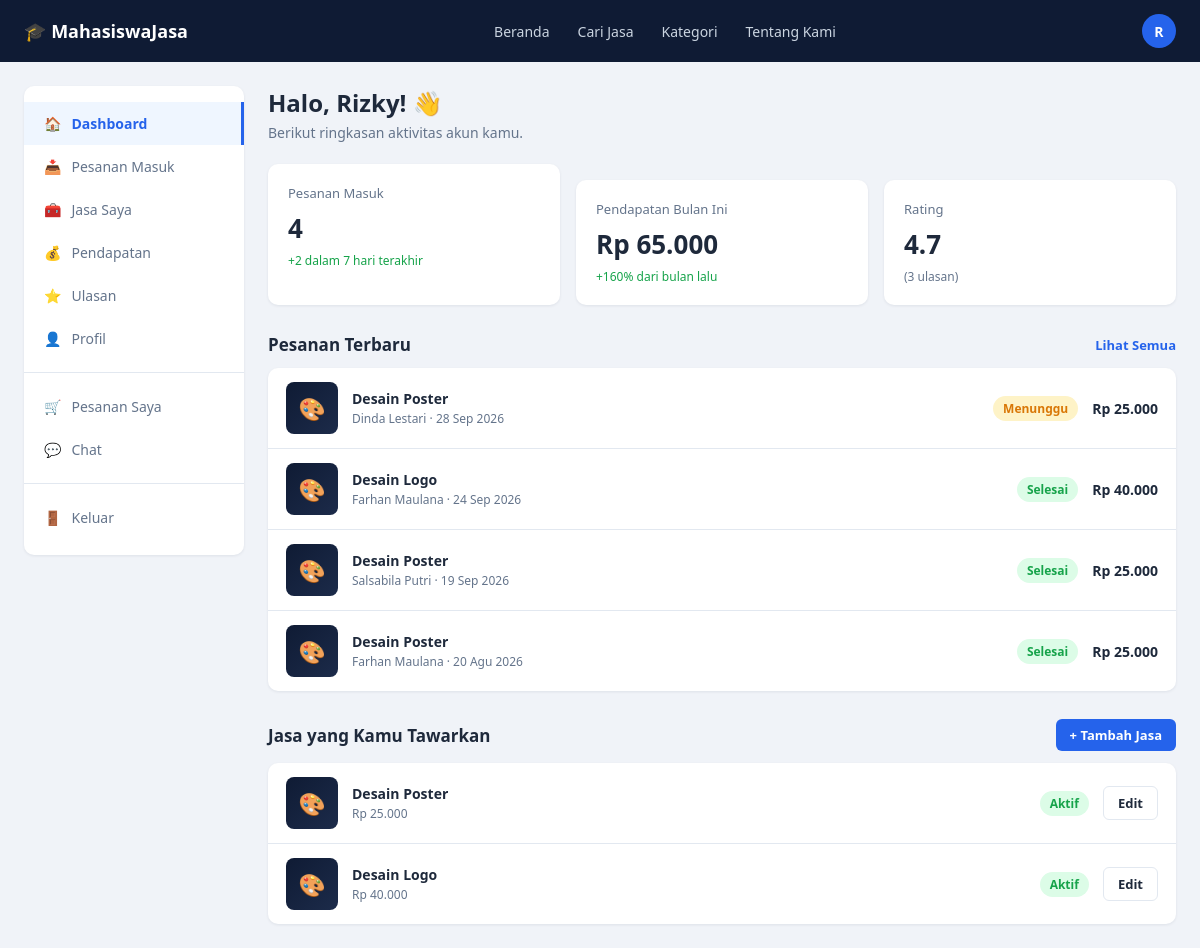
/pages/dashboard.php (signed in), run on the app's committed database.
### tables this page shows
CREATE TABLE users (
    id INT AUTO_INCREMENT PRIMARY KEY,
    nama_lengkap VARCHAR(150) NOT NULL,
    email VARCHAR(150) NOT NULL UNIQUE,
    password VARCHAR(255) NOT NULL,            
    no_hp VARCHAR(20) DEFAULT NULL,
    universitas VARCHAR(150) DEFAULT NULL,
    prodi VARCHAR(150) DEFAULT NULL,
    deskripsi TEXT DEFAULT NULL,
    foto_profil VARCHAR(255) DEFAULT NULL,
    is_provider TINYINT(1) DEFAULT 0,           
    status VARCHAR(20) DEFAULT 'aktif',         
    created_at TIMESTAMP DEFAULT CURRENT_TIMESTAMP,
    updated_at TIMESTAMP DEFAULT CURRENT_TIMESTAMP ON UPDATE CURRENT_TIMESTAMP
);

CREATE TABLE pesanan (
    id INT AUTO_INCREMENT PRIMARY KEY,
    kode_pesanan VARCHAR(30) NOT NULL UNIQUE,
    jasa_id INT NOT NULL,
    buyer_id INT NOT NULL,                      
    provider_id INT NOT NULL,                   
    jumlah INT DEFAULT 1,
    catatan TEXT DEFAULT NULL,
    total_harga DECIMAL(12,2) NOT NULL,
    metode_pembayaran ENUM('transfer_bank','e_wallet','qris') DEFAULT 'transfer_bank',
    status_pembayaran ENUM('menunggu','dibayar','gagal') DEFAULT 'menunggu',
    status_pesanan ENUM('menunggu','diproses','selesai','dibatalkan') DEFAULT 'menunggu',
    created_at TIMESTAMP DEFAULT CURRENT_TIMESTAMP,
    updated_at TIMESTAMP DEFAULT CURRENT_TIMESTAMP ON UPDATE CURRENT_TIMESTAMP,
    FOREIGN KEY (jasa_id) REFERENCES jasa(id),
    FOREIGN KEY (buyer_id) REFERENCES users(id),
    FOREIGN KEY (provider_id) REFERENCES users(id)
);

CREATE TABLE jasa (
    id INT AUTO_INCREMENT PRIMARY KEY,
    user_id INT NOT NULL,                       
    kategori_id INT NOT NULL,
    judul VARCHAR(150) NOT NULL,
    deskripsi TEXT NOT NULL,
    harga DECIMAL(12,2) NOT NULL,
    estimasi_pengerjaan VARCHAR(50) DEFAULT NULL,    
    jumlah_revisi INT DEFAULT 0,
    format_file VARCHAR(100) DEFAULT NULL,           
    tipe_jasa ENUM('online','offline') DEFAULT 'online',
    thumbnail VARCHAR(255) DEFAULT NULL,
    status ENUM('aktif','nonaktif') DEFAULT 'aktif',
    created_at TIMESTAMP DEFAULT CURRENT_TIMESTAMP,
    updated_at TIMESTAMP DEFAULT CURRENT_TIMESTAMP ON UPDATE CURRENT_TIMESTAMP,
    FOREIGN KEY (user_id) REFERENCES users(id) ON DELETE CASCADE,
    FOREIGN KEY (kategori_id) REFERENCES kategori(id)
);

CREATE TABLE kategori (
    id INT AUTO_INCREMENT PRIMARY KEY,
    nama_kategori VARCHAR(100) NOT NULL,
    icon VARCHAR(50) DEFAULT NULL,              
    slug VARCHAR(100) NOT NULL UNIQUE
);

### includes/auth_functions.php (called while the page is built, shortened)
<?php
function getCurrentUser() {
    $conn = getDBConnection();
    $stmt = $conn->prepare('SELECT * FROM users WHERE id = ?');
    $stmt->bind_param('i', $_SESSION['user_id']);
    $stmt->execute();
    $result = $stmt->get_result();
    $user = $result->fetch_assoc();
    return $user;
}

### config/config.php (called while the page is built, shortened)
<?php
function clean($data) {
    return htmlspecialchars(trim((string) $data), ENT_QUOTES, 'UTF-8');
}
function formatRupiah($angka) {
    return 'Rp ' . number_format((float) $angka, 0, ',', '.');
}

### includes/helpers.php (called while the page is built, shortened)
<?php
function categoryIcon($slug) {
    $icons = [
        'desain'         => '🎨',
        'editing-video'  => '🎥',
        'pemrograman'    => '💻',
        'penulisan'      => '✍️',
        'fotografi'      => '📷',
        'penerjemahan'   => '🌐',
        'lainnya'        => '✨',
    ];
    return $icons[$slug] ?? '📦';
}
function formatTanggalIndo($datetime, $withDay = true) {
    $bulan = ['', 'Jan', 'Feb', 'Mar', 'Apr', 'Mei', 'Jun', 'Jul', 'Agu', 'Sep', 'Okt', 'Nov', 'Des'];
    $ts = strtotime($datetime);
    $out = $bulan[(int) date('n', $ts)] . ' ' . date('Y', $ts);
    return $withDay ? date('j', $ts) . ' ' . $out : $out;
}
function getProviderStats($userId) {
    $conn = getDBConnection();
    $stmt = $conn->prepare('SELECT COALESCE(AVG(rating), 0) AS avg_rating, COUNT(*) AS review_count FROM review WHERE provider_id = ?');
    $stmt->bind_param('i', $userId);
    $stmt->execute();
    $row = $stmt->get_result()->fetch_assoc();
    return $row;
}
function serviceThumbHtml($thumbnail, $kategoriSlug) {
    return categoryIcon($kategoriSlug);
}

### includes/service_functions.php (called while the page is built, shortened)
<?php
function getProviderServices($userId) {
    $conn = getDBConnection();
    $sql = "SELECT j.*, k.slug AS kategori_slug, k.nama_kategori,
                   COALESCE(AVG(r.rating), 0) AS avg_rating, COUNT(r.id) AS review_count
            FROM jasa j
            JOIN kategori k ON k.id = j.kategori_id
            LEFT JOIN review r ON r.jasa_id = j.id
            WHERE j.user_id = ?
            GROUP BY j.id, k.slug, k.nama_kategori
            ORDER BY j.created_at DESC";
    $stmt = $conn->prepare($sql);
    $stmt->bind_param('i', $userId);
    $stmt->execute();
    $rows = $stmt->get_result()->fetch_all(MYSQLI_ASSOC);
    return $rows;
}

### pages/dashboard.php (the view, shortened to what this page needs)
<?php
require_once __DIR__ . '/../config/config.php';
require_once __DIR__ . '/../includes/auth_functions.php';
require_once __DIR__ . '/../includes/helpers.php';
require_once __DIR__ . '/../includes/order_functions.php';
require_once __DIR__ . '/../includes/service_functions.php';
$uid = currentUserId();
$me = getCurrentUser();
$stats = getProviderStats2($uid);
$rating = getProviderStats($uid);
$recent = getProviderOrders($uid, '', 5);
$services = getProviderServices($uid);
$revNow = (float) $stats['revenue_month'];
$revPrev = (float) $stats['revenue_prev'];
if ($revPrev > 0) {
    $pct = round(($revNow - $revPrev) / $revPrev * 100);
    $revHint = ($pct >= 0 ? '+' : '') . $pct . '% dari bulan lalu';
    $revClass = $pct >= 0 ? 'up' : 'down';
} else {
    $revHint = $revNow > 0 ? 'Bulan lalu belum ada pendapatan' : 'Belum ada pendapatan bulan ini';
    $revClass = '';
}
require_once __DIR__ . '/../includes/header.php';
?>
<div class="layout">
    <?php require __DIR__ . '/../includes/dash_sidebar.php'; ?>
    <main class="main-content">
        <h1 class="page-title">Halo, <?= clean(explode(' ', $me['nama_lengkap'])[0]) ?>! 👋</h1>
        <p class="page-sub">Berikut ringkasan aktivitas akun kamu.</p>
        <div class="stats-grid">
            <div class="card stat-card">
                <div class="label">Pesanan Masuk</div>
                <div class="value"><?= (int) $stats['total_orders'] ?></div>
                <div class="hint <?= $stats['week_orders'] > 0 ? 'up' : '' ?>">+<?= (int) $stats['week_orders'] ?> dalam 7 hari terakhir</div>
            </div>
            <div class="card stat-card">
                <div class="label">Pendapatan Bulan Ini</div>
                <div class="value"><?= formatRupiah($revNow) ?></div>
                <div class="hint <?= $revClass ?>"><?= clean($revHint) ?></div>
            </div>
            <div class="card stat-card">
                <div class="label">Rating</div>
                <div class="value"><?= $rating['review_count'] > 0 ? number_format((float) $rating['avg_rating'], 1) : '-' ?></div>
                <div class="hint">(<?= (int) $rating['review_count'] ?> ulasan)</div>
            </div>
        </div>
        <h2 class="section-title">Pesanan Terbaru <a href="<?= BASE_URL ?>/pages/orders_incoming.php">Lihat Semua</a></h2>
        <div class="card order-list">
            <?php foreach ($recent as $o): ?>
                <div class="order-row" style="grid-template-columns:52px 1fr auto auto;">
                    <div class="order-thumb"><?= serviceThumbHtml($o['thumbnail'], $o['kategori_slug']) ?></div>
                    <div>
                        <div class="order-title"><?= clean($o['judul']) ?></div>
                        <div class="order-sub"><?= clean($o['buyer_nama']) ?> · <?= formatTanggalIndo($o['created_at']) ?></div>
                    </div>
                    <div><?= orderStatusBadge($o['status_pesanan']) ?></div>
                    <div class="order-price"><?= formatRupiah($o['total_harga']) ?></div>
                </div>
            <?php endforeach; ?>
        </div>
        <h2 class="section-title">Jasa yang Kamu Tawarkan <a class="btn btn-primary btn-sm" style="color:#fff;" href="<?= BASE_URL ?>/pages/service_form.php">+ Tambah Jasa</a></h2>
        <div class="card order-list">
            <?php foreach (array_slice($services, 0, 4) as $s): ?>
                <div class="order-row" style="grid-template-columns:52px 1fr auto auto;">
                    <div class="order-thumb"><?= serviceThumbHtml($s['thumbnail'], $s['kategori_slug']) ?></div>
                    <div>
                        <div class="order-title"><a href="<?= BASE_URL ?>/pages/service_detail.php?id=<?= (int) $s['id'] ?>"><?= clean($s['judul']) ?></a></div>
                        <div class="order-sub"><?= formatRupiah($s['harga']) ?></div>
                    </div>
                    <div><span class="badge <?= $s['status'] === 'aktif' ? 'badge-success' : 'badge-muted' ?>"><?= $s['status'] === 'aktif' ? 'Aktif' : 'Nonaktif' ?></span></div>
                    <div><a class="btn btn-outline btn-sm" href="<?= BASE_URL ?>/pages/service_form.php?id=<?= (int) $s['id'] ?>">Edit</a></div>
                </div>
            <?php endforeach; ?>
        </div>
    </main>
</div>
<?php require_once __DIR__ . '/../includes/footer.php'; ?>

### includes/header.php (shortened to what this page needs)
<?php
$currentPage = basename($_SERVER['PHP_SELF']);
$user = isLoggedIn() ? getCurrentUser() : null;
$initial = $user ? strtoupper(substr($user['nama_lengkap'], 0, 1)) : '';
?>
<!DOCTYPE html>
<html lang="id">
<head>
    <link rel="stylesheet" href="<?= BASE_URL ?>/assets/css/style.css">
    <link rel="stylesheet" href="<?= BASE_URL ?>/assets/css/dashboard.css">
</head>
<body>
<nav class="navbar">
    <div class="container">
        <a href="<?= BASE_URL ?>/pages/home.php" class="navbar-brand">🎓 MahasiswaJasa</a>
        <ul class="navbar-links">
            <li><a href="<?= BASE_URL ?>/pages/home.php" class="<?= $currentPage === 'home.php' ? 'active' : '' ?>">Beranda</a></li>
            <li><a href="<?= BASE_URL ?>/pages/browse.php" class="<?= $currentPage === 'browse.php' ? 'active' : '' ?>">Cari Jasa</a></li>
            <li><a href="<?= BASE_URL ?>/pages/browse.php#kategori">Kategori</a></li>
            <li><a href="<?= BASE_URL ?>/pages/about.php" class="<?= $currentPage === 'about.php' ? 'active' : '' ?>">Tentang Kami</a></li>
        </ul>
        <div class="navbar-actions">
            <?php if ($user): ?>
                <details class="user-menu">
                    <summary class="avatar" title="<?= clean($user['nama_lengkap']) ?>">
                        <?php if ($user['foto_profil']): ?>
                            <img src="<?= BASE_URL ?>/uploads/profile/<?= rawurlencode($user['foto_profil']) ?>" alt="">
                        <?php else: ?>
                            <?= $initial ?>
                        <?php endif; ?>
                    </summary>
                </details>
            <?php else: ?>
                <a href="<?= BASE_URL ?>/pages/login.php" class="btn btn-outline" style="color:#fff;border-color:#3B4A6B;background:transparent;">Masuk</a>
                <a href="<?= BASE_URL ?>/pages/register.php" class="btn btn-primary">Daftar</a>
            <?php endif; ?>
        </div>
    </div>
</nav>

### includes/order_functions.php (shortened to what this page needs)
<?php
function getProviderOrders($providerId, $status = '', $limit = 0) {
    $conn = getDBConnection();
    $sql = "SELECT p.*, j.judul, j.thumbnail, k.slug AS kategori_slug, b.nama_lengkap AS buyer_nama
            FROM pesanan p
            JOIN jasa j ON j.id = p.jasa_id
            JOIN kategori k ON k.id = j.kategori_id
            JOIN users b ON b.id = p.buyer_id
            WHERE p.provider_id = ? AND p.status_pembayaran = 'dibayar'";
    $types = 'i';
    $params = [$providerId];
    $sql .= ' ORDER BY p.created_at DESC';
    if ($limit > 0) {
        $sql .= ' LIMIT ' . (int) $limit;
    }
    $stmt = $conn->prepare($sql);
    $stmt->bind_param($types, ...$params);
    $stmt->execute();
    $rows = $stmt->get_result()->fetch_all(MYSQLI_ASSOC);
    return $rows;
}
function getProviderStats2($providerId) {
    $conn = getDBConnection();
    $sql = "SELECT COUNT(*) AS total_orders,
                   COALESCE(SUM(created_at >= NOW() - INTERVAL 7 DAY), 0) AS week_orders,
                   COALESCE(SUM(CASE WHEN status_pesanan = 'selesai' THEN total_harga END), 0) AS revenue_total,
                   COALESCE(SUM(CASE WHEN status_pesanan = 'selesai'
                                      AND updated_at >= DATE_FORMAT(NOW(), '%Y-%m-01') THEN total_harga END), 0) AS revenue_month,
                   COALESCE(SUM(CASE WHEN status_pesanan = 'selesai'
                                      AND updated_at >= DATE_FORMAT(NOW() - INTERVAL 1 MONTH, '%Y-%m-01')
                                      AND updated_at <  DATE_FORMAT(NOW(), '%Y-%m-01') THEN total_harga END), 0) AS revenue_prev,
                   COALESCE(SUM(CASE WHEN status_pesanan IN ('menunggu','diproses') THEN total_harga END), 0) AS pending_total,
                   COALESCE(SUM(status_pesanan = 'selesai'), 0) AS done_orders
            FROM pesanan
            WHERE provider_id = ? AND status_pembayaran = 'dibayar' AND status_pesanan <> 'dibatalkan'";
    $stmt = $conn->prepare($sql);
    $stmt->bind_param('i', $providerId);
    $stmt->execute();
    $row = $stmt->get_result()->fetch_assoc();
    return $row;
}
function orderStatusBadge($status) {
    $map = [
        'menunggu'   => ['badge-warning', 'Menunggu'],
        'diproses'   => ['badge-info',    'Diproses'],
        'selesai'    => ['badge-success', 'Selesai'],
        'dibatalkan' => ['badge-danger',  'Dibatalkan'],
    ];
    [$class, $label] = $map[$status] ?? ['badge-muted', ucfirst($status)];
    return '<span class="badge ' . $class . '">' . $label . '</span>';
}

### data on the page
users: nama_lengkap "R", nama_lengkap "Rizky"
pesanan: jasa.slug "🎨", jasa.judul "Desain Poster", buyer.nama_lengkap "Dinda Lestari", created_at "28 Sep 2026", label "Menunggu", total_harga "Rp 25.000"
pesanan: jasa.slug "🎨", jasa.judul "Desain Logo", buyer.nama_lengkap "Farhan Maulana", created_at "24 Sep 2026", label "Selesai", total_harga "Rp 40.000"
pesanan: jasa.slug "🎨", jasa.judul "Desain Poster", buyer.nama_lengkap "Salsabila Putri", created_at "19 Sep 2026", label "Selesai", total_harga "Rp 25.000"
pesanan: jasa.slug "🎨", jasa.judul "Desain Poster", buyer.nama_lengkap "Farhan Maulana", created_at "20 Agu 2026", label "Selesai", total_harga "Rp 25.000"
jasa: thumbnail.slug "🎨", judul "Desain Poster", harga "Rp 25.000", status "Aktif"
jasa: thumbnail.slug "🎨", judul "Desain Logo", harga "Rp 40.000", status "Aktif"

### other printed values
$icon "🏠"
$label "Dashboard"
$icon "📥"
$label "Pesanan Masuk"
$icon "🧰"
$label "Jasa Saya"
$icon "💰"
$label "Pendapatan"
$icon "⭐"
$label "Ulasan"
$icon "👤"
$label "Profil"
$icon "🛒"
$label "Pesanan Saya"
$icon "💬"
